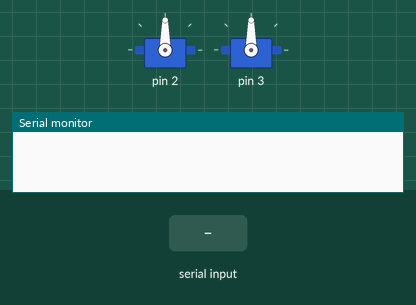
Simulated run of this sketch. Board: Arduino Uno, built with avr-gcc and run on an emulated ATmega328P. On the bench: 2 × servo, the last lines printed to the serial monitor. Inputs (shaded band) come from the test bench.

Above: at 1.2 s.
1.3 s: "0" received over Serial
At 2.6 s:
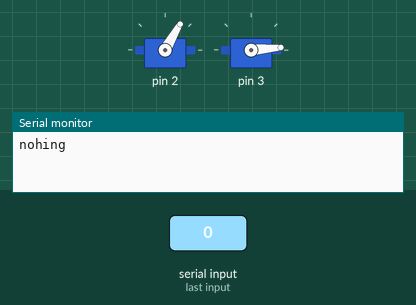
2.9 s: "1" received over Serial
At 3.4 s:
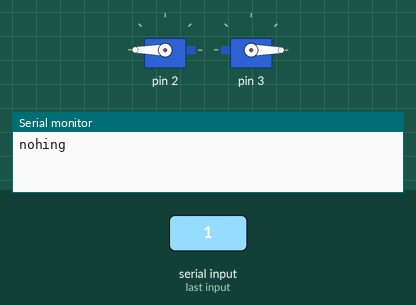
5.0 s: "2" received over Serial
At 5.6 s:
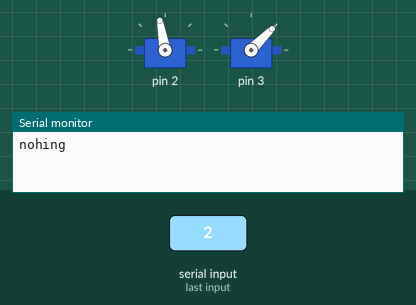
6.6 s: "3" received over Serial
At 7.9 s:
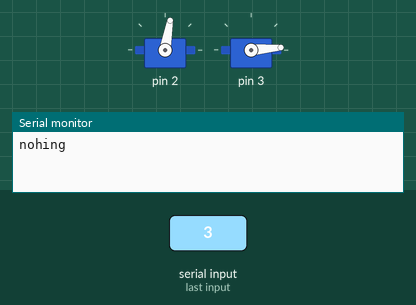
8.2 s: "4" received over Serial
At 9.2 s:
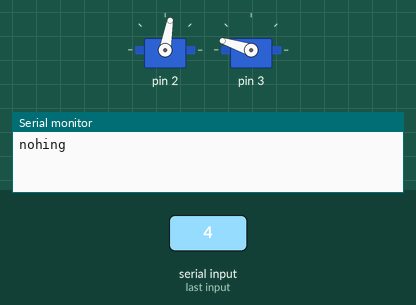
9.8 s: byte 1 (1) received over Serial
At 10.5 s:
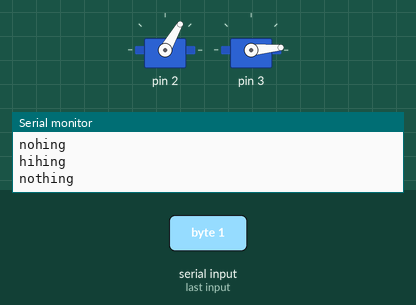
Timing chart, 0 to 12.4 s (numbered marks = the images above; inputs shaded):
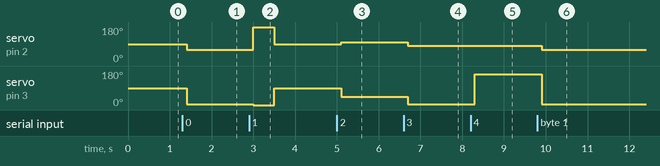

The sketch:

arduinoMovement.ino
```cpp
#include <Servo.h>

int armState = 0;
Servo arm[2];

void setup() {
  Serial.begin(9600);
  for(int i = 0; i < 2; i++){
    arm[i].attach(i+2);
  }
}

void loop() {
  if (Serial.available()) {
    armState = recvSerial();
    delay(100);

    //Sword
    if (armState == 1){
      arm[0].write(180);
      arm[1].write(0);
      delay(500);
      arm[0].write(90);
      arm[1].write(90);
    }
    //Pickaxe
    else if(armState == 2){
      arm[0].write(100);
      arm[1].write(45);
      arm[2].write(0);
    }
    //HandGun
    else if(armState == 3){
      arm[0].write(80);
      arm[1].write(5);
      arm[2].write(000);
    }
    //Rifle
    else if(armState == 4){
      arm[0].write(80);
      arm[1].write(162);
      arm[2].write(0);
    }
    //DefaultPosition
    else{
      Serial.println("nothing");
      arm[0].write(60);
      arm[1].write(5);
      arm[2].write(000);
    }
  }
}

int recvSerial() {
  if (Serial.available()) {
    int serialData = Serial.read();
    switch (serialData) {
      case '1':
        return 1;
        break;
    case '0':
        return 0;
        break;
      case '2':
        return 2;
        break;
      case '3':
        return 3;
        break;
      case '4':
        return 4;
        break;
      default:
        return -1;
    }
  }
}

void servoWrite(Servo servo, int degree){
  servo.write(degree);
}
```

Measured:
- after the input at 1.3 s, servo on pin 2: 90° → 60° after 0.10 s; servo on pin 3: 90° → 5° after 0.10 s
- after the input at 2.9 s, servo on pin 2: 60° → 180° after 0.10 s, → 90° 0.50 s later; servo on pin 3: 5° → 0° after 0.10 s, → 90° 0.50 s later
- after the input at 5.0 s, servo on pin 2: 90° → 100° after 0.10 s; servo on pin 3: 90° → 45° after 0.10 s
- after the input at 6.6 s, servo on pin 2: 100° → 80° after 0.10 s; servo on pin 3: 45° → 5° after 0.10 s
- after the input at 8.2 s, servo on pin 3: 5° → 162° after 0.10 s
- after the input at 9.8 s, servo on pin 2: 80° → 60° after 0.10 s; servo on pin 3: 162° → 5° after 0.10 s
